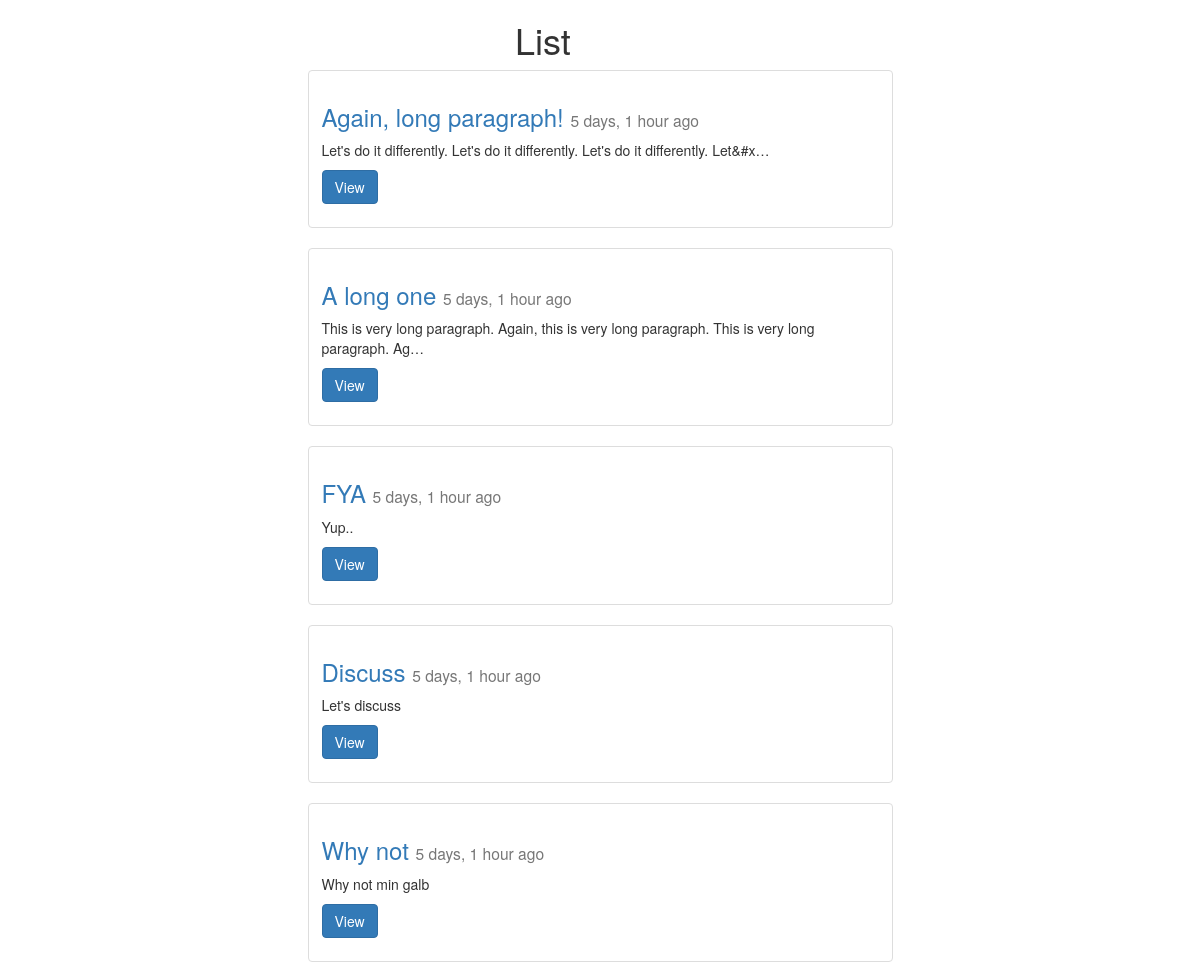
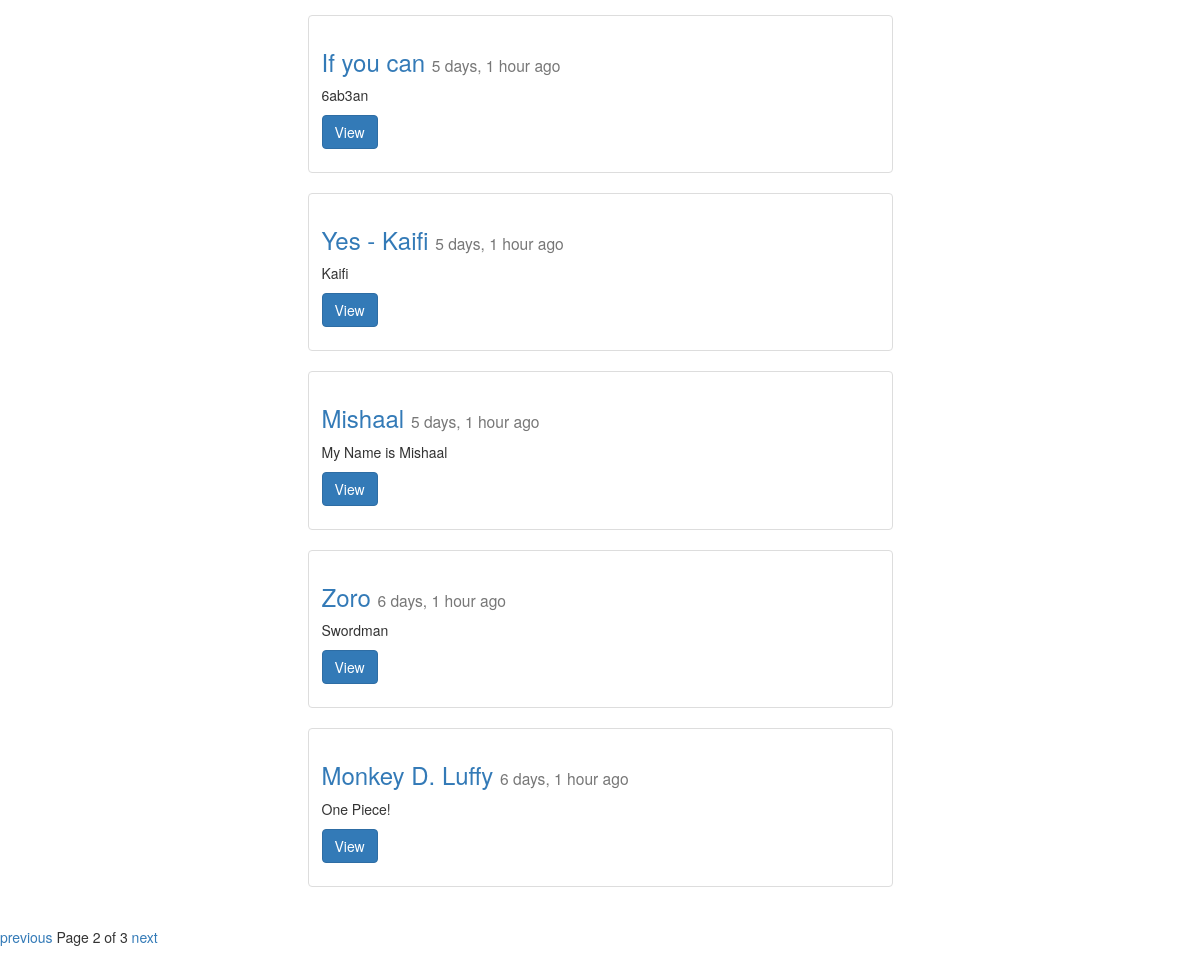
Page /posts/list/?page=2 on the committed database (2 pictures, top to bottom).
### posts/models.py (models this page shows, shortened)
class Post(models.Model):
	title = models.CharField(max_length=30)
	content = models.TextField()
	image = models.ImageField(null=True, blank=True, upload_to="post_images")
	updated = models.DateTimeField(auto_now=True)
	timestamp = models.DateTimeField(auto_now_add=True)
	slug = models.SlugField(unique=True)
	class Meta:
		ordering = ["-timestamp", "-updated"]
	def get_absolute_url(self):
		return reverse("posts:detail", kwargs={"post_slug": self.slug})

### posts/views.py (the view)
def post_list(request):
	object_list = Post.objects.all()
	paginator = Paginator(object_list, 10)
	page = request.GET.get('page')
	try:
		objects = paginator.page(page)
	except PageNotAnInteger:
		objects = paginator.page(1)
	except EmptyPage:
		objects = paginator.page(paginator.num_pages)
	context = {
		"post_list": objects,
		"title": "List",
	}
	return render(request, "post_list.html", context)

### posts/templates/post_list.html (shortened to what this page needs)
{% include "base.html" %}
{% block title_name %}
	<div class="col-sm-6 col-sm-offset-5">
		<h1>{{title}}</h1>
	</div>
{% endblock title_name %}
{% block mainBody %}
<div class="row">
{% for x in post_list  %}
	<div class="col-sm-6 col-sm-offset-3">
		<div class="thumbnail">
					<div class="caption">
						<h3><a href="{{x.get_absolute_url}}">{{x.title}}</a> <small>{{x.timestamp|timesince}} ago</small></h3>
						<p>{{x.content|linebreaks|truncatechars:100}}</p>
						<p><a href="{{x.get_absolute_url}}" class="btn btn-primary" role="button">View</a></p>
			</div>
		</div>
	</div>
{% endfor %}
</div>
<div class="pagination">
    <span class="step-links">
        {% if post_list.has_previous %}
            <a href="?page={{ post_list.previous_page_number }}">previous</a>
        {% endif %}
        <span class="current">
            Page {{ post_list.number }} of {{ post_list.paginator.num_pages }}
        </span>
        {% if post_list.has_next %}
            <a href="?page={{ post_list.next_page_number }}">next</a>
        {% endif %}
    </span>
</div>
{% endblock mainBody %}

### rows in the picture
Post: title "Again, long paragraph!", timestamp "5 days, 1 hour", content "Let's do it differently. Let's do it differently. Let's do it differently. Let&#x…"
Post: title "A long one", timestamp "5 days, 1 hour", content "This is very long paragraph. Again, this is very long paragraph. This is very long paragraph. Ag…"
Post: title "FYA", timestamp "5 days, 1 hour", content "Yup.."
Post: title "Discuss", timestamp "5 days, 1 hour", content "Let's discuss"
Post: title "Why not", timestamp "5 days, 1 hour", content "Why not min galb"
Post: title "If you can", timestamp "5 days, 1 hour", content "6ab3an"
Post: title "Yes - Kaifi", timestamp "5 days, 1 hour", content "Kaifi"
Post: title "Mishaal", timestamp "5 days, 1 hour", content "My Name is Mishaal"
Post: title "Zoro", timestamp "6 days, 1 hour", content "Swordman"
Post: title "Monkey D. Luffy", timestamp "6 days, 1 hour", content "One Piece!"

### other values in the picture
{{ title }} "List"
{{ post_list.number }} "2"
{{ post_list.paginator.num_pages }} "3"
